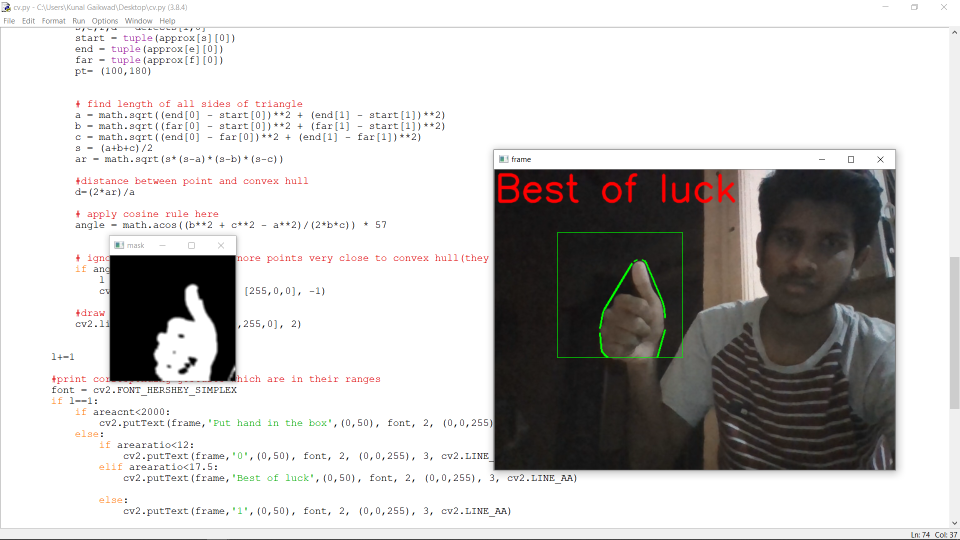
#> input picture Img/Best of luck.png, 1920 x 1080 px, given in place of the camera (shown at 1/2 size)
$ python project.py
#> lines starting #> are read from the running program, lines starting #| are printed output that depends on the picture; after the words box and inside, x2 and y2 are one past the last pixel; in counts of white or black regions, pixels touching at a corner belong together
import cv2
import numpy as np
import math
cap = cv2.VideoCapture(0)

while(1):

    try:  #an error comes if it does not find anything in window as it cannot find contour of max area
          #therefore this try error statement

        ret, frame = cap.read()
#> frame is the input picture: shape (1080, 1920, 3); mean B, G, R 195.9, 196.9, 198.9
        frame=cv2.flip(frame,1)
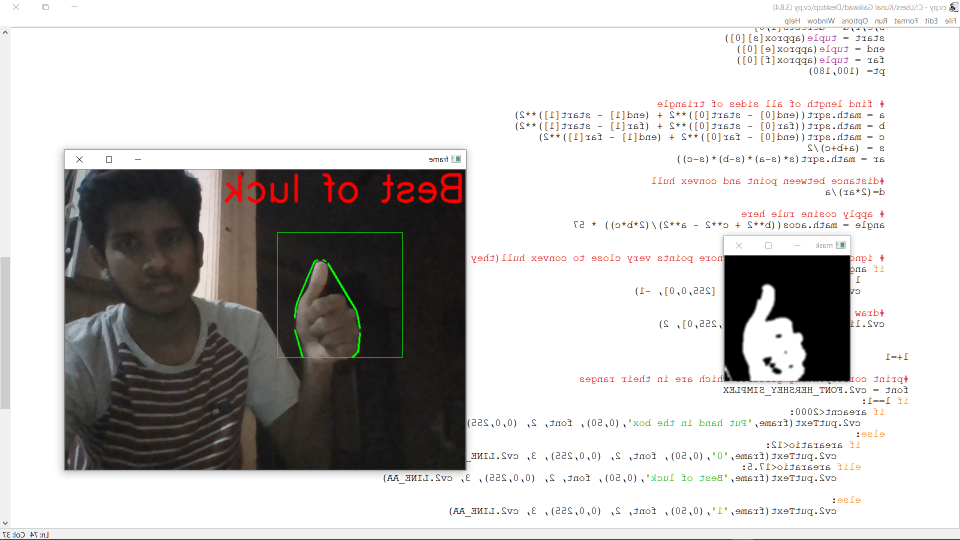
#> frame: shape (1080, 1920, 3) (shown at 1/2 size); mean B, G, R 195.9, 196.9, 198.9
        kernel = np.ones((3,3),np.uint8)

        #define region of interest
        roi=frame[100:300, 100:300]
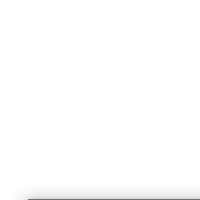
#> roi: shape (200, 200, 3); min 112, max 255, mean 253.5


        cv2.rectangle(frame,(100,100),(300,300),(0,255,0),0)
#> frame: shape (1080, 1920, 3); 0.04% of pixels changed, all inside (x1, y1, x2, y2) = (100, 100, 301, 301)
        hsv = cv2.cvtColor(roi, cv2.COLOR_BGR2HSV)
#> hsv: shape (200, 200, 3); mean H, S, V 0.6, 2.5, 253.5
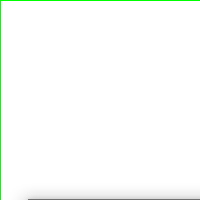
#> roi: shape (200, 200, 3); 1% of pixels changed, all inside (x1, y1, x2, y2) = (0, 0, 200, 200)


    # define range of skin color in HSV
        lower_skin = np.array([0,20,70], dtype=np.uint8)
        upper_skin = np.array([20,255,255], dtype=np.uint8)

     #extract skin colur imagw
        mask = cv2.inRange(hsv, lower_skin, upper_skin)
#> mask: shape (200, 200); every value is 0


        mask = cv2.morphologyEx(mask, cv2.MORPH_CLOSE, kernel)
    #extrapolate the hand to fill dark spots within
       # mask = cv2.dilate(mask,kernel,iterations = 4)

    #blur the image
        mask = cv2.GaussianBlur(mask,(5,5),100)


    #find contours
        contours,hierarchy= cv2.findContours(mask,cv2.RETR_TREE,cv2.CHAIN_APPROX_SIMPLE)
#> contours = []

   #find contour of max area(hand)
        cnt = max(contours, key = lambda x: cv2.contourArea(x))

    #approx the contour a little
        epsilon = 0.0005*cv2.arcLength(cnt,True)
        approx= cv2.approxPolyDP(cnt,epsilon,True)


    #make convex hull around hand
        hull = cv2.convexHull(cnt)

     #define area of hull and area of hand
        areahull = cv2.contourArea(hull)
        areacnt = cv2.contourArea(cnt)

    #find the percentage of area not covered by hand in convex hull
        arearatio=((areahull-areacnt)/areacnt)*100

     #find the defects in convex hull with respect to hand
        hull = cv2.convexHull(approx, returnPoints=False)
        defects = cv2.convexityDefects(approx, hull)

    # l = no. of defects
        l=0

    #code for finding no. of defects due to fingers
        for i in range(defects.shape[0]):
            s,e,f,d = defects[i,0]
            start = tuple(approx[s][0])
            end = tuple(approx[e][0])
            far = tuple(approx[f][0])
            pt= (100,180)


            # find length of all sides of triangle
            a = math.sqrt((end[0] - start[0])**2 + (end[1] - start[1])**2)
            b = math.sqrt((far[0] - start[0])**2 + (far[1] - start[1])**2)
            c = math.sqrt((end[0] - far[0])**2 + (end[1] - far[1])**2)
            s = (a+b+c)/2
            ar = math.sqrt(s*(s-a)*(s-b)*(s-c))

            #distance between point and convex hull
            d=(2*ar)/a

            # apply cosine rule here
            angle = math.acos((b**2 + c**2 - a**2)/(2*b*c)) * 57


            # ignore angles > 90 and ignore points very close to convex hull(they generally come due to noise)
            if angle <= 90 and d>30:
                l += 1
                cv2.circle(roi, far, 3, [255,0,0], -1)

            #draw lines around hand
            cv2.line(roi,start, end, [0,255,0], 2)


        l+=1

        #print corresponding gestures which are in their ranges
        font = cv2.FONT_HERSHEY_SIMPLEX
        if l==1:
            if areacnt<2000:
                cv2.putText(frame,'Put hand in the box',(0,50), font, 2, (0,0,255), 3, cv2.LINE_AA)
            else:
                if arearatio<12:
                    cv2.putText(frame,'0',(0,50), font, 2, (0,0,255), 3, cv2.LINE_AA)
                elif arearatio<17.5:
                    cv2.putText(frame,'Best of luck',(0,50), font, 2, (0,0,255), 3, cv2.LINE_AA)

                else:
                    cv2.putText(frame,'1',(0,50), font, 2, (0,0,255), 3, cv2.LINE_AA)

        elif l==2:
            cv2.putText(frame,'2',(0,50), font, 2, (0,0,255), 3, cv2.LINE_AA)

        elif l==3:

              if arearatio<27:
                    cv2.putText(frame,'3',(0,50), font, 2, (0,0,255), 3, cv2.LINE_AA)
              else:
                    cv2.putText(frame,'ok',(0,50), font, 2, (0,0,255), 3, cv2.LINE_AA)

        elif l==4:
            cv2.putText(frame,'4',(0,50), font, 2, (0,0,255), 3, cv2.LINE_AA)

        elif l==5:
            cv2.putText(frame,'5',(0,50), font, 2, (0,0,255), 3, cv2.LINE_AA)

        elif l==6:
            cv2.putText(frame,'reposition',(0,50), font, 2, (0,0,255), 3, cv2.LINE_AA)

        else :
            cv2.putText(frame,'reposition',(10,50), font, 2, (0,0,255), 3, cv2.LINE_AA)

        #show the windows
        cv2.imshow('mask',mask)
        cv2.imshow('frame',frame)
    except:
        pass


    k = cv2.waitKey(5) & 0xFF
#> (key Esc is pressed here)
    if k == 27:
        break
cap.release()
cv2.destroyAllWindows()

$ run again, on Img/Five.png
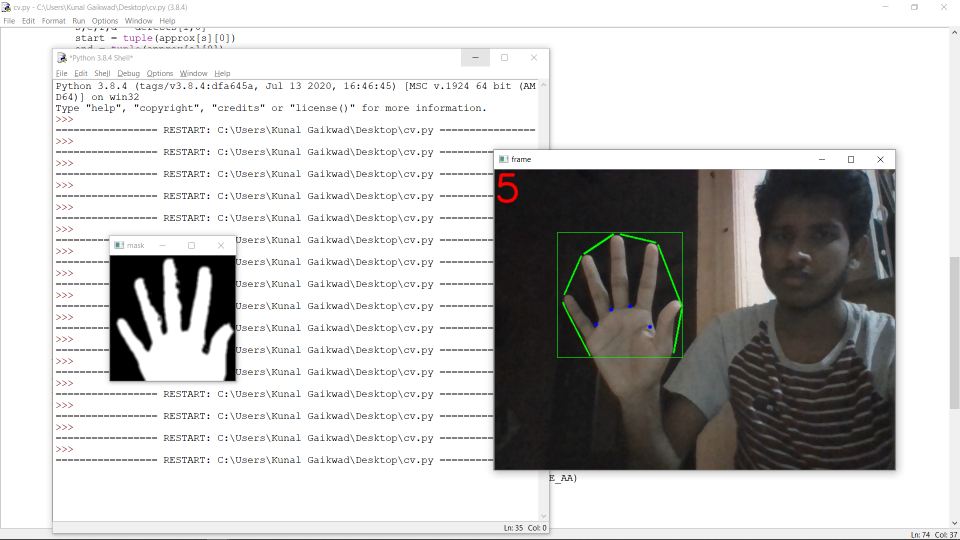
#> input picture Img/Five.png, 1920 x 1080 px, given in place of the camera (shown at 1/2 size)
#> frame is the input picture: shape (1080, 1920, 3); mean B, G, R 197.1, 198.1, 198.7
#> `frame=cv2.flip(frame,1)`:
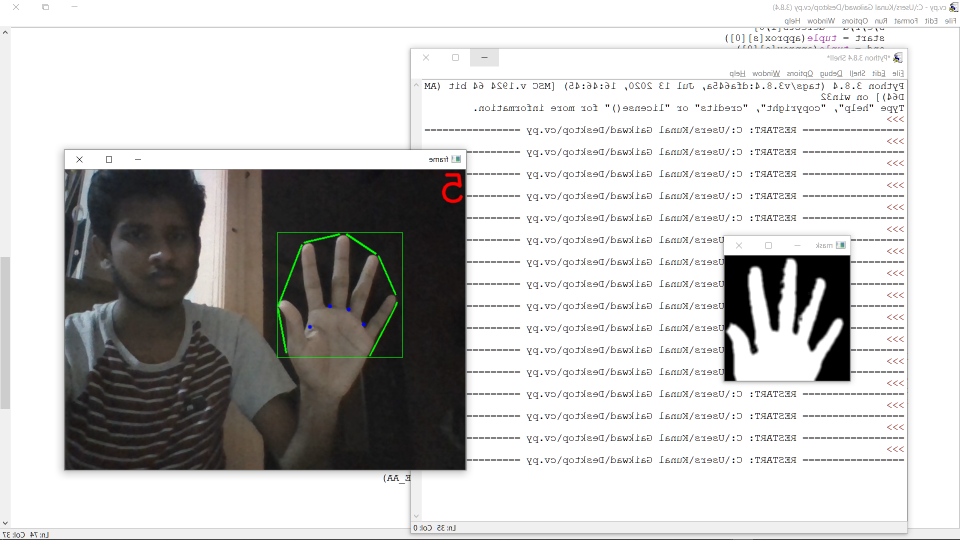
#> frame: shape (1080, 1920, 3) (shown at 1/2 size); mean B, G, R 197.1, 198.1, 198.7
#> hsv: shape (200, 200, 3); mean H, S, V 0.6, 2.5, 253.5
#> mask: shape (200, 200); every value is 0
#> contours = []
